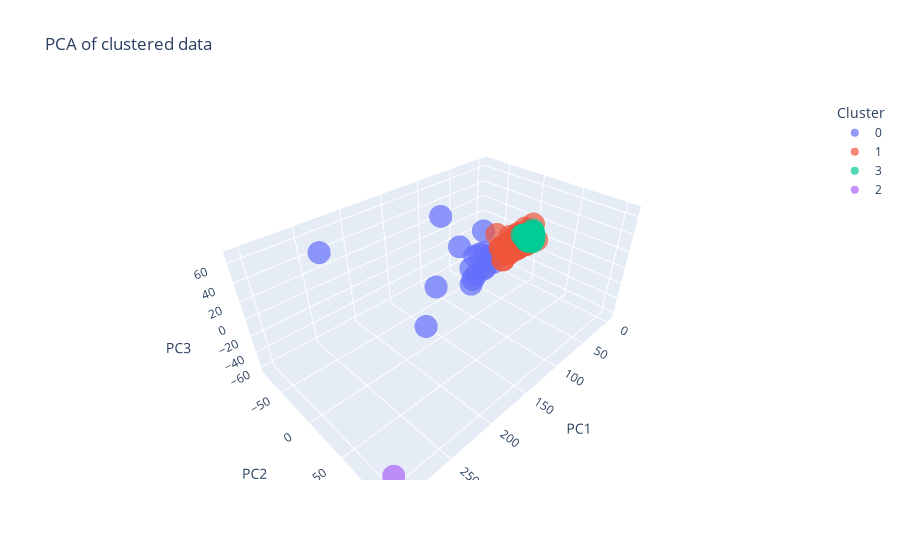

The code cell stored with this chart in its notebook:
### Markdown cell above
we clearly see that the ward method is the most effficent since it gives use 3 main clusters and a forth one which probably contains outliers.
we then proceed plotting the clusters we found thanks to this method.

### Code cell
# Perform hierarchical clustering
model = AgglomerativeClustering(n_clusters=4, linkage='ward')
model.fit(data_scaled_smartseq)
model_labels = [str(label) for label in model.labels_]


# Calculate cluster means
cluster_means = []
for i in range(model.n_clusters_):
    cluster_means.append(data_scaled_smartseq[model.labels_ == i].mean())

# Perform PCA
pca = PCA(n_components=3)
pca_data = pca.fit_transform(data_scaled_smartseq)

# Create DataFrame for clustered data
df_clustered = pd.DataFrame({
    'PC1': pca_data[:, 0],
    'PC2': pca_data[:, 1],
    'PC3': pca_data[:, 2],
    'Cluster': model_labels
})

# Plot with Plotly Express
fig = px.scatter_3d(df_clustered, x='PC1', y='PC2', z='PC3', color='Cluster',
                    opacity=0.7, size_max=10,
                    title='PCA of clustered data')

fig.show()

### Figure 1 — Plotly figure (JSON) as saved in the notebook; plotly's stock layout.template omitted (floating-point values rounded to 4 significant figures; data arrays with more than 128 entries replaced by an {"elided": "..."} marker saying what was removed)
{"data": [{"hovertemplate": "Cluster=0<br>PC1=%{x}<br>PC2=%{y}<br>PC3=%{z}<extra></extra>", "legendgroup": "0", "marker": {"color": "#636efa", "opacity": 0.7, "symbol": "circle"}, "mode": "markers", "name": "0", "scene": "scene", "showlegend": true, "type": "scatter3d", "x": [51.55, 81.98, 81.76, 135.5, 156.0, 135.7, 131.9, 232.1, 60.43, 153.2, 75.93, 74.77, 111.4, 101.7, 74.83, 67.81, 74.11, 71.73, 87.21], "y": [-32.08, -21.13, -14.12, -15.06, 48.25, 41.96, -27.48, -81.8, -11.18, -22.05, -6.366, -8.614, 4.225, -21.8, -1.201, 1.146, -16.82, 0.6888, -14.15], "z": [13.67, -40.4, -23.93, 67.08, 58.39, 51.05, -22.88, 39.54, -6.476, -62.88, -13.38, -16.73, 5.977, 17.3, 2.763, 3.278, -1.157, -5.939, -27.85]}, {"hovertemplate": "Cluster=1<br>PC1=%{x}<br>PC2=%{y}<br>PC3=%{z}<extra></extra>", "legendgroup": "1", "marker": {"color": "#EF553B", "opacity": 0.7, "symbol": "circle"}, "mode": "markers", "name": "1", "scene": "scene", "showlegend": true, "type": "scatter3d", "x": [14.03, 8.714, 11.0, 12.77, 13.54, 18.4, 4.99, 5.002, 8.148, 17.03, 12.67, 8.39, 12.9, 13.29, 12.0, 13.16, 11.8, 14.95, 26.36, 9.584, 17.83, 16.45, 11.17, 9.326, 18.65, 6.86, 10.47, 42.43, 12.89, 44.81, 6.517, 17.33, 23.13, 9.376, 11.47, 15.9, 7.74, 7.669, 16.48, 15.21, 9.727, 9.871, 22.94, 24.57, 19.54, 18.8, 19.65, 50.03, 14.16, 8.792, 13.52, 11.81, 13.44, 19.59, 32.26, 20.87, 48.78, 15.65, 9.004, 13.7, 16.67, 18.73, 30.36, 29.66, 8.009, 46.19, 46.55, 24.69, 35.9, 52.53, 10.26, 11.48, 28.7, 39.77, 51.1, 11.37, 27.1, 42.29, 41.84, 18.66, 14.39, 30.3, 13.0, 9.158, 15.23, 20.41, 18.58, 13.37, 10.17, 32.26, 12.45, 11.45, 39.56, 16.68, 16.35, 13.42, 12.73, 40.79, 34.66, 12.26, 16.65, 9.074, 39.27, 30.79, 30.57, 23.72, 20.95, 34.45, 9.168, 39.62, 39.74, 8.341, 32.19, 9.947, 11.69, 25.75, 9.714, 31.54, 26.53, 10.23], "y": [-8.74, 1.899, 0.7128, -1.989, 15.95, 5.019, 3.445, 4.551, -2.478, -1.955, -6.145, 0.2215, -0.4449, 1.102, -2.227, 0.7727, -3.362, -4.697, -12.53, -3.641, -4.015, -0.07669, -3.42, 0.3555, -6.892, 1.729, -3.381, -8.304, 0.6416, -17.67, 2.792, -4.899, -6.238, -0.8442, 1.174, 2.684, -1.54, -0.2873, 2.634, -5.677, -0.3339, -2.006, -1.071, 3.772, -3.558, -1.612, -5.933, -2.721, -3.075, -1.552, 0.851, -0.461, -1.132, -7.949, 3.482, -0.004466, 2.526, 1.972, -3.225, -3.008, -1.215, -5.674, -5.087, -0.415, -2.634, -8.952, 0.6738, -6.36, -5.604, 0.5474, -2.584, -3.345, -3.08, -8.471, -6.676, 2.496, 6.222, 1.198, -1.941, -2.309, -4.234, 1.247, 0.09424, -0.524, -4.077, -2.364, -4.2, -2.491, -3.656, -0.9456, -3.415, -4.041, -3.515, -4.493, 4.739, -2.346, 0.6707, -4.995, -6.455, -0.7412, 2.681, 1.614, 5.244, 2.179, -3.918, 2.684, -0.1709, -2.277, -1.547, -2.083, -2.089, -0.8206, 1.61, -1.849, 0.2461, -0.9895, -1.794, -7.308, -8.01, -2.762], "z": [4.121, 2.31, -4.762, 14.11, 5.924, 13.54, 18.36, 7.261, -4.769, -6.618, 6.173, 10.48, -2.814, -1.495, -4.957, -6.209, 3.684, 5.193, 4.523, -4.254, 2.848, -4.461, -3.874, -2.318, 7.636, 6.251, -3.216, -19.09, 3.155, 12.02, 3.557, -9.499, 0.7666, -0.4011, 7.443, 5.284, -0.1825, 5.015, 5.22, 2.81, 3.464, 3.21, -4.323, -1.476, -3.557, -8.206, 3.899, 0.8543, -4.297, -2.028, -0.8754, 4.375, -3.743, -1.237, -2.58, 1.779, 1.086, -2.567, 0.9509, -0.8356, -0.9991, -3.72, -2.081, -4.048, -0.8629, -0.3083, -6.192, 5.938, 3.114, -10.51, -0.6208, -2.754, -2.289, -4.947, 1.393, 4.359, 0.5792, 0.7677, -8.614, -4.914, -1.434, 1.353, 2.437, -0.7863, -5.146, -3.686, -6.996, -2.483, -1.185, -0.8603, 0.7857, -1.786, -8.047, 0.5526, -3.713, -4.215, 2.084, 3.604, -2.923, -4.236, 1.886, 0.1226, 1.928, -4.545, -10.24, -3.32, -1.941, 0.918, -2.919, 5.926, 5.948, -0.5631, -4.171, -2.884, 2.844, -0.2727, -1.029, -1.269, -3.988, -1.288]}, {"hovertemplate": "Cluster=3<br>PC1=%{x}<br>PC2=%{y}<br>PC3=%{z}<extra></extra>", "legendgroup": "3", "marker": {"color": "#00cc96", "opacity": 0.7, "symbol": "circle"}, "mode": "markers", "name": "3", "scene": "scene", "showlegend": true, "type": "scatter3d", "x": {"elided": "2860 float values"}, "y": {"elided": "2860 float values"}, "z": {"elided": "2860 float values"}}, {"hovertemplate": "Cluster=2<br>PC1=%{x}<br>PC2=%{y}<br>PC3=%{z}<extra></extra>", "legendgroup": "2", "marker": {"color": "#ab63fa", "opacity": 0.7, "symbol": "circle"}, "mode": "markers", "name": "2", "scene": "scene", "showlegend": true, "type": "scatter3d", "x": [302.9], "y": [107.6], "z": [-38.83]}], "layout": {"legend": {"title": {"text": "Cluster"}, "tracegroupgap": 0}, "scene": {"domain": {"x": [0, 1], "y": [0, 1]}, "xaxis": {"title": {"text": "PC1"}}, "yaxis": {"title": {"text": "PC2"}}, "zaxis": {"title": {"text": "PC3"}}}, "title": {"text": "PCA of clustered data"}}}
